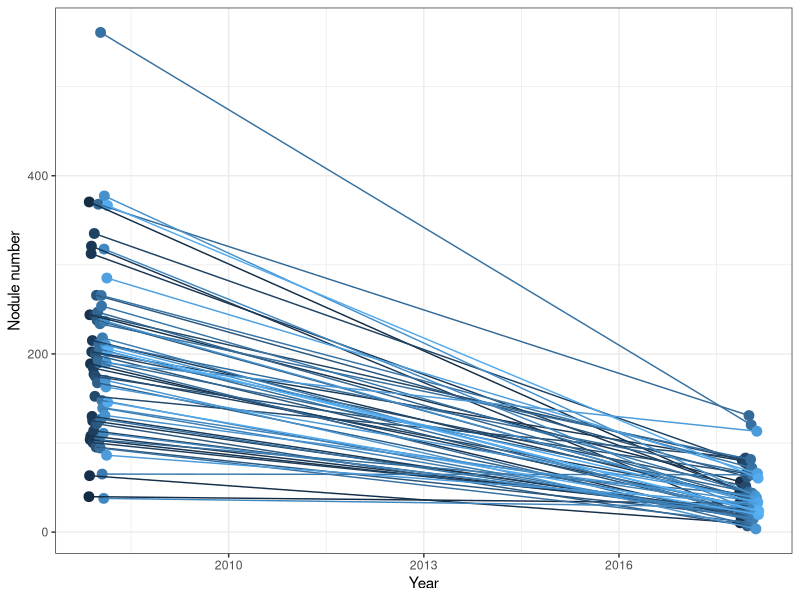
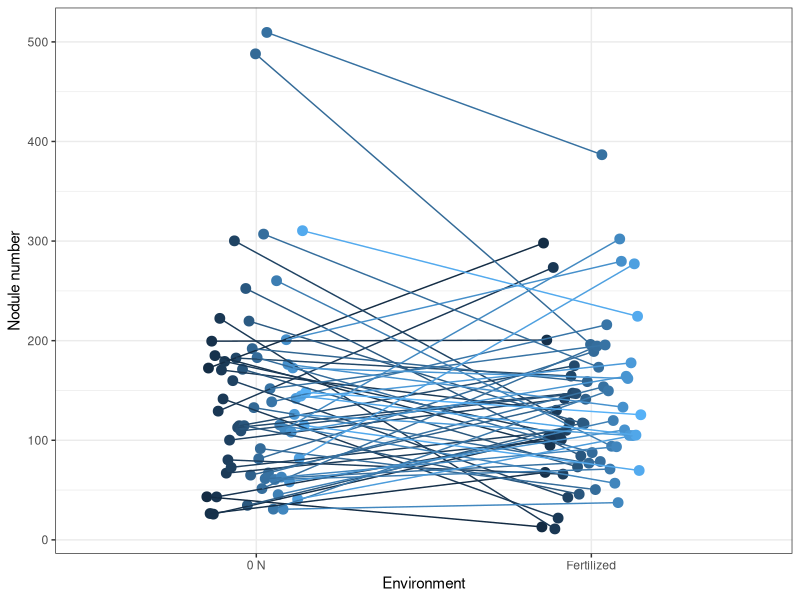
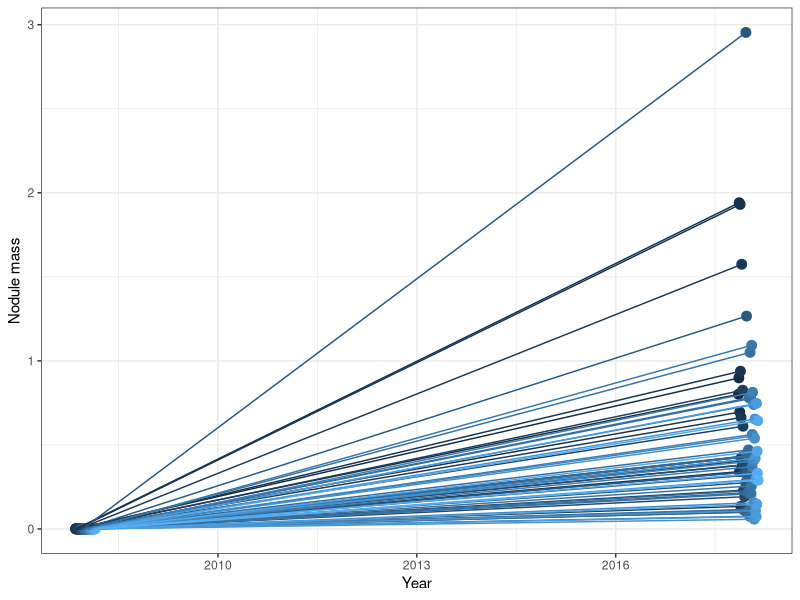
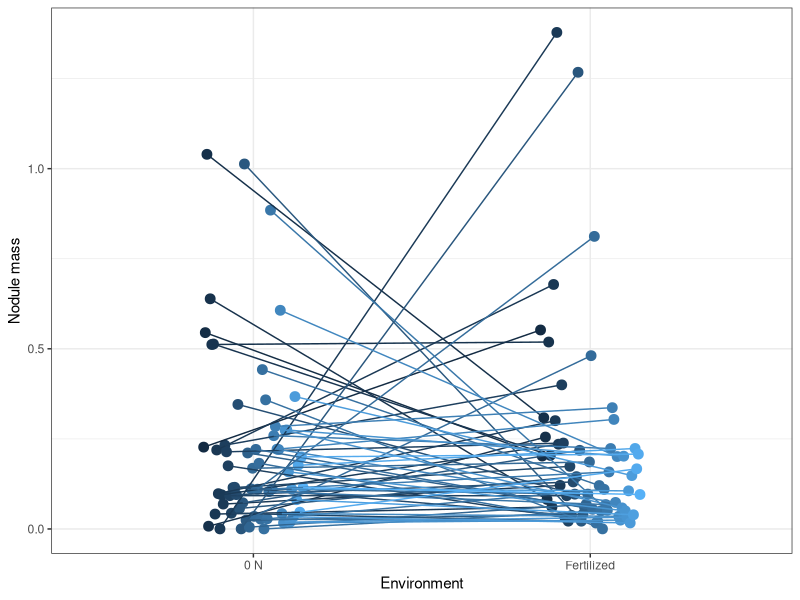
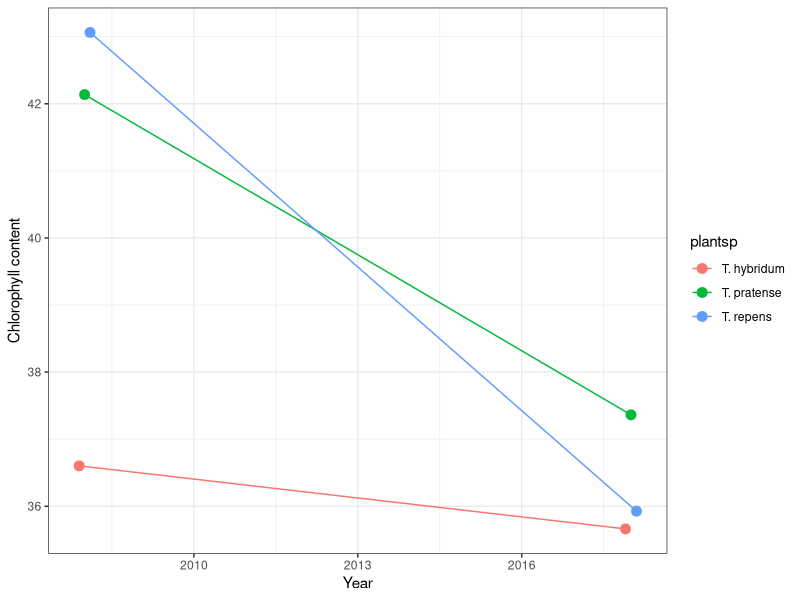
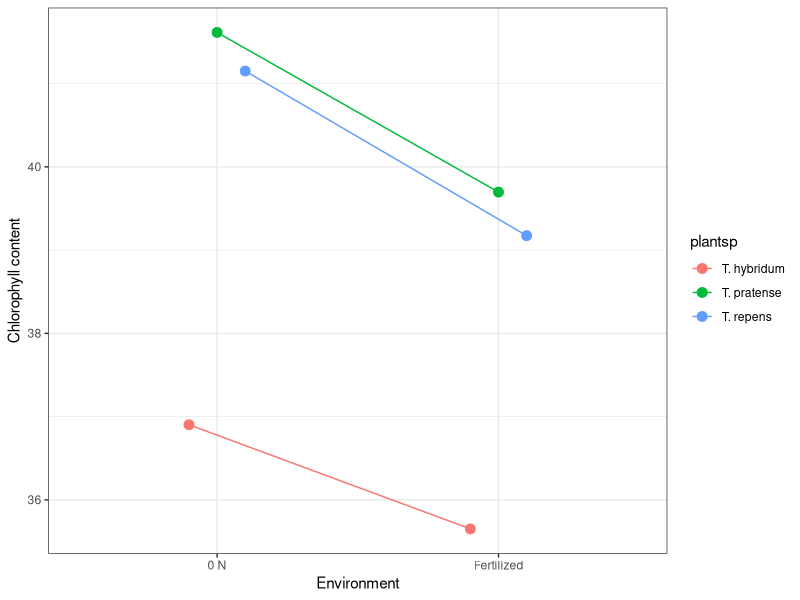
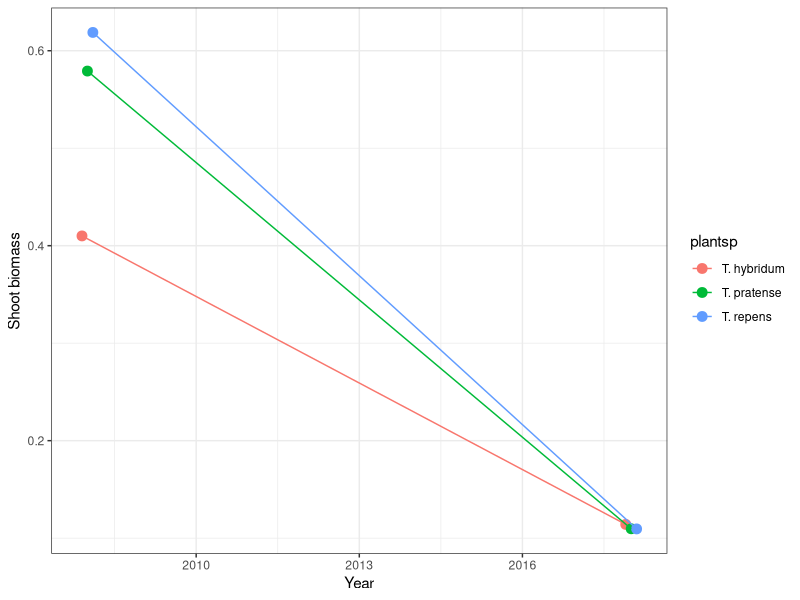
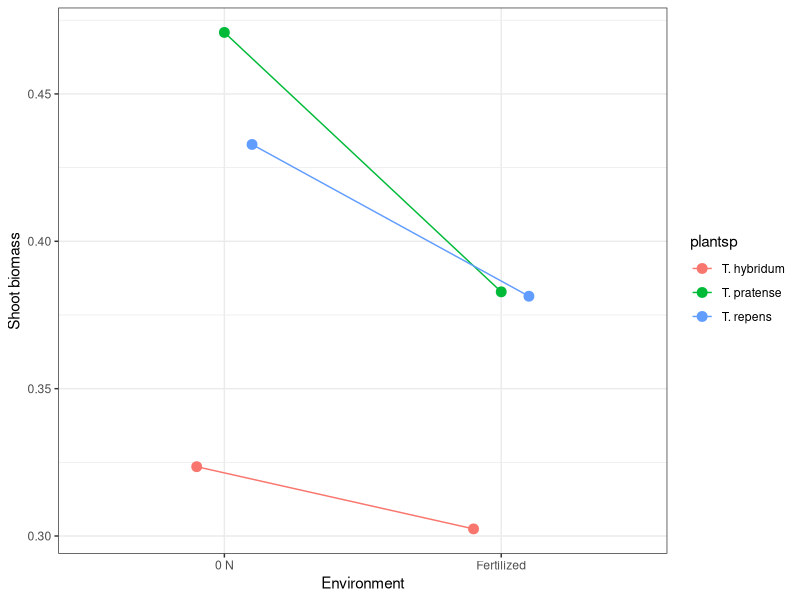

These charts were generated, in order, by the following R code: (Note: this script raises an error after producing the figures.)
## ---- chunk 1
library(tidyverse) ## reshaping spreadsheets
library(lme4) ## linear mixed models
library(car) ## Anova function
## ---- chunk 2
metadata <- read.csv("./metadata.csv")
## ---- chunk 3
metadata.long <- gather(metadata, key = "trait", value = "value", nodnum, meannodweight, chloro, shootmass)

plants.year.sum <- metadata.long %>% group_by(trait, plantsp, dataset_year) %>% summarize(count = n(),
            mean = mean(value, na.rm = TRUE), 
            SE = sd(value, na.rm = TRUE)/sqrt(count))

strains.year.sum <- metadata.long %>% group_by(trait, strain, dataset_year) %>% summarize(count = n(),
            mean = mean(value, na.rm = TRUE), 
            SE = sd(value, na.rm = TRUE)/sqrt(count))

plants.fert.sum <- metadata.long %>% group_by(trait, plantsp, fert) %>% summarize(count = n(),
            mean = mean(value, na.rm = TRUE), 
            SE = sd(value, na.rm = TRUE)/sqrt(count))

strains.fert.sum <- metadata.long %>% group_by(trait, strain, fert) %>% summarize(count = n(),
            mean = mean(value, na.rm = TRUE), 
            SE = sd(value, na.rm = TRUE)/sqrt(count))
## ---- chunk 4
## by year
(plot.nodnum.year <- ggplot(data = strains.year.sum %>% filter(trait=="nodnum"), aes(x=dataset_year, y=mean, group=strain, color=strain)) +
   geom_point(size=3, position = position_dodge(0.3)) +
   geom_line(position = position_dodge(0.3)) +
   xlab("Year") +
   ylab("Nodule number") +
   theme_bw() +
   theme(legend.position = "none")
  )

## by environment
(plot.nodnum.env <- ggplot(data = strains.fert.sum %>% filter(trait=="nodnum"), aes(x=fert, y=mean, group=strain, color=strain)) +
   geom_point(size=3, position = position_dodge(0.3)) +
   geom_line(position = position_dodge(0.3)) +
   xlab("Environment") +
   ylab("Nodule number") +
   theme_bw() +
   theme(legend.position = "none")
  )


## ---- chunk 5
## by year
(plot.nodmass.year <- ggplot(data = strains.year.sum %>% filter(trait=="meannodweight"), aes(x=dataset_year, y=mean, group=strain, color=strain)) +
   geom_point(size=3, position = position_dodge(0.3)) +
   geom_line(position = position_dodge(0.3)) +
   xlab("Year") +
   ylab("Nodule mass") +
   theme_bw() +
   theme(legend.position = "none")
  )

## by environment
(plot.nodmass.env <- ggplot(data = strains.fert.sum %>% filter(trait=="meannodweight"), aes(x=fert, y=mean, group=strain, color=strain)) +
   geom_point(size=3, position = position_dodge(0.3)) +
   geom_line(position = position_dodge(0.3)) +
   xlab("Environment") +
   ylab("Nodule mass") +
   theme_bw() +
   theme(legend.position = "none")
  )

## ---- chunk 6
## by year
(plot.chloro.year <- ggplot(data = plants.year.sum %>% filter(trait=="chloro"), aes(x=dataset_year, y=mean, group=plantsp, color=plantsp)) +
   geom_point(size=3, position = position_dodge(0.3)) +
   geom_line(position = position_dodge(0.3)) +
   xlab("Year") +
   ylab("Chlorophyll content") +
   theme_bw()
  )

## by N environment
(plot.chloro.env <- ggplot(data = plants.fert.sum %>% filter(trait=="chloro"), aes(x=fert, y=mean, group=plantsp, color=plantsp)) +
   geom_point(size=3, position = position_dodge(0.3)) +
   geom_line(position = position_dodge(0.3)) +
   xlab("Environment") +
   ylab("Chlorophyll content") +
   theme_bw()
  )

## ---- chunk 7
## by year
(plot.shootmass.year <- ggplot(data = plants.year.sum %>% filter(trait=="shootmass"), aes(x=dataset_year, y=mean, group=plantsp, color=plantsp)) +
   geom_point(size=3, position = position_dodge(0.3)) +
   geom_line(position = position_dodge(0.3)) +
   xlab("Year") +
   ylab("Shoot biomass") +
   theme_bw()
  )

## by N environment
(plot.shootmass.env <- ggplot(data = plants.fert.sum %>% filter(trait=="shootmass"), aes(x=fert, y=mean, group=plantsp, color=plantsp)) +
   geom_point(size=3, position = position_dodge(0.3)) +
   geom_line(position = position_dodge(0.3)) +
   xlab("Environment") +
   ylab("Shoot biomass") +
   theme_bw()
  )
## ---- chunk 8
# test if shoot biomass is normally distributed, p<0.05 means data is not normally distributed and we must transform our data with sqrt or log
shapiro.test(metadata$shootmass) # p<0.05, transform data

## ---- chunk 9
# 2008
# full model with all random effects
lmm_shoot_2008 <- lmer(sqrt(shootmass) ~ plantsp + (1|harvester) + (1|field) + (1|plot), data = metadata %>% filter(year=="2008"))

# model without plot as a random effect
lmm_shoot_2008_dplot <- lmer(sqrt(shootmass) ~ plantsp + (1|harvester) + (1|field), data = metadata %>% filter(year=="2008"))

# model comparison
comp_shoot_2008 <- anova(lmm_shoot_2008, lmm_shoot_2008_dplot)
var_shoot_2008 <- VarCorr(lmm_shoot_2008)

# test results
chi_shoot_2008 <- comp_shoot_2008$Chisq
Df_shoot_2008 <- comp_shoot_2008$Df
sig_shoot_2008 <- (comp_shoot_2008$`Pr(>Chisq)`)/2

# heritability
Var_shoot_2008 <- as.data.frame(var_shoot_2008)
Var_shoot_2008 <- Var_shoot_2008 %>%
  mutate(VP = sum(vcov),
         prop = vcov/VP)

VG_shoot_2008 <- Var_shoot_2008[2,7]

# combine stats and heritability
comb_shoot_2008 <- cbind(chi_shoot_2008[2], Df_shoot_2008[2], sig_shoot_2008[2], VG_shoot_2008)
colnames(comb_shoot_2008) <- c("Chisq", "Df", "p-value", "broad-sense-herit")


# 2018
# full model with all random effects
lmm_shoot_2018 <- lmer(sqrt(shootmass) ~ plantsp + (1|harvester) + (1|field) + (1|plot), data = metadata %>% filter(year=="2018"))

# model without plot as a random effect
lmm_shoot_2018_dplot <- lmer(sqrt(shootmass) ~ plantsp + (1|harvester) + (1|field), data = metadata %>% filter(year=="2018"))

# model comparison
comp_shoot_2018 <- anova(lmm_shoot_2018, lmm_shoot_2018_dplot)
var_shoot_2018 <- VarCorr(lmm_shoot_2018)

# test results
chi_shoot_2018 <- comp_shoot_2018$Chisq
Df_shoot_2018 <- comp_shoot_2018$Df
sig_shoot_2018 <- (comp_shoot_2018$`Pr(>Chisq)`)/2

# heritability
Var_shoot_2018 <- as.data.frame(var_shoot_2018)
Var_shoot_2018 <- Var_shoot_2018 %>%
  mutate(VP = sum(vcov),
         prop = vcov/VP)

VG_shoot_2018 <- Var_shoot_2018[2,7]

# combine stats and heritability
comb_shoot_2018 <- cbind(chi_shoot_2018[2], Df_shoot_2018[2], sig_shoot_2018[2], VG_shoot_2018)
colnames(comb_shoot_2018) <- c("Chisq", "Df", "p-value", "broad-sense-herit")

## ---- chunk 10
# 0N
# full model with all random effects
lmm_shoot_0N <- lmer(sqrt(shootmass) ~ plantsp + (1|harvester) + (1|field) + (1|plot), data = metadata %>% filter(fert=="0 N"))

# model without plot as a random effect
lmm_shoot_0N_dplot <- lmer(sqrt(shootmass) ~ plantsp + (1|harvester) + (1|field), data = metadata %>% filter(fert=="0 N"))

# model comparison
comp_shoot_0N <- anova(lmm_shoot_0N, lmm_shoot_0N_dplot)
var_shoot_0N <- VarCorr(lmm_shoot_0N)

# test results
chi_shoot_0N <- comp_shoot_0N$Chisq
Df_shoot_0N <- comp_shoot_0N$Df
sig_shoot_0N <- (comp_shoot_0N$`Pr(>Chisq)`)/2

# heritability
Var_shoot_0N <- as.data.frame(var_shoot_0N)
Var_shoot_0N <- Var_shoot_0N %>%
  mutate(VP = sum(vcov),
         prop = vcov/VP)

VG_shoot_0N <- Var_shoot_0N[2,7]

# combine stats and heritability
comb_shoot_0N <- cbind(chi_shoot_0N[2], Df_shoot_0N[2], sig_shoot_0N[2], VG_shoot_0N)
colnames(comb_shoot_0N) <- c("Chisq", "Df", "p-value", "broad-sense-herit")


# N-fertilized
# full model with all random effects
lmm_shoot_fertilized <- lmer(sqrt(shootmass) ~ plantsp + (1|harvester) + (1|field) + (1|plot), data = metadata %>% filter(fert=="Fertilized"))

# model without plot as a random effect
lmm_shoot_fertilized_dplot <- lmer(sqrt(shootmass) ~ plantsp + (1|harvester) + (1|field), data = metadata %>% filter(fert=="Fertilized"))

# model comparison
comp_shoot_fertilized <- anova(lmm_shoot_fertilized, lmm_shoot_fertilized_dplot)
var_shoot_fertilized <- VarCorr(lmm_shoot_fertilized)

# test results
chi_shoot_fertilized <- comp_shoot_fertilized$Chisq
Df_shoot_fertilized <- comp_shoot_fertilized$Df
sig_shoot_fertilized <- (comp_shoot_fertilized$`Pr(>Chisq)`)/2

# heritability
Var_shoot_fertilized <- as.data.frame(var_shoot_fertilized)
Var_shoot_fertilized <- Var_shoot_fertilized %>%
  mutate(VP = sum(vcov),
         prop = vcov/VP)

VG_shoot_fertilized <- Var_shoot_fertilized[2,7]

# combine stats and heritability
comb_shoot_fertilized <- cbind(chi_shoot_fertilized[2], Df_shoot_fertilized[2], sig_shoot_fertilized[2], VG_shoot_fertilized)
colnames(comb_shoot_fertilized) <- c("Chisq", "Df", "p-value", "broad-sense-herit")
## ---- chunk 11
# test if shoot biomass is normally distributed
shapiro.test(metadata$chloro) # p<0.05, transform data

## ---- chunk 12

## ---- chunk 13

## ---- chunk 14
# test if shoot biomass is normally distributed
shapiro.test(metadata$nodnum) # p<0.05, transform data
## ---- chunk 15

## ---- chunk 16

## ---- chunk 17
# test if shoot biomass is normally distributed
shapiro.test(metadata$meannodweight) # p<0.05, transform data
## ---- chunk 18

## ---- chunk 19

